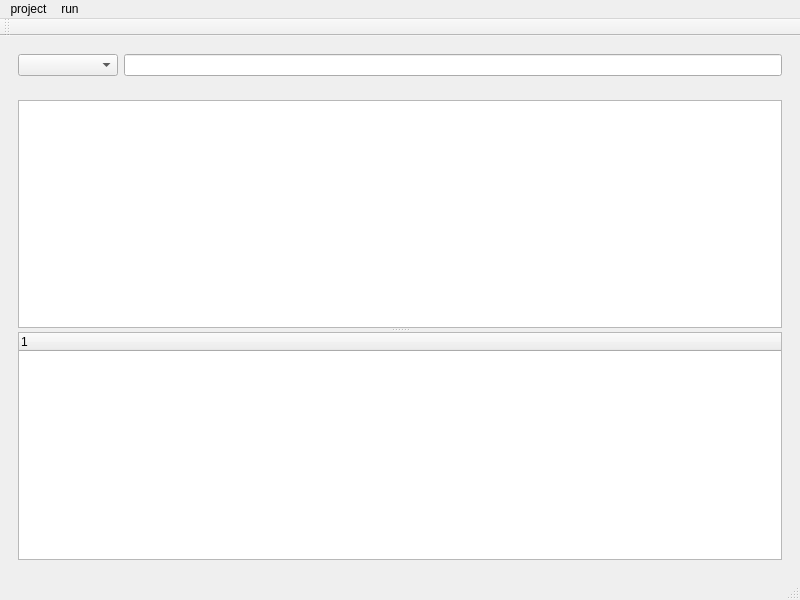
<?xml version="1.0" encoding="UTF-8"?>
<ui version="4.0">
 <class>MainWindow</class>
 <widget class="QMainWindow" name="MainWindow">
  <property name="geometry">
   <rect>
    <x>0</x>
    <y>0</y>
    <width>800</width>
    <height>600</height>
   </rect>
  </property>
  <property name="windowTitle">
   <string>MainWindow</string>
  </property>
  <widget class="QWidget" name="centralwidget">
   <layout class="QVBoxLayout" name="verticalLayout_2">
    <item>
     <layout class="QHBoxLayout" name="horizontalLayout_2"/>
    </item>
    <item>
     <widget class="QWidget" name="widget" native="true">
      <layout class="QHBoxLayout" name="horizontalLayout">
       <item>
        <widget class="QComboBox" name="comboBox">
         <property name="minimumSize">
          <size>
           <width>100</width>
           <height>0</height>
          </size>
         </property>
        </widget>
       </item>
       <item>
        <widget class="QLineEdit" name="lineEdit"/>
       </item>
      </layout>
     </widget>
    </item>
    <item>
     <widget class="QWidget" name="widget_2" native="true">
      <layout class="QVBoxLayout" name="verticalLayout">
       <item>
        <widget class="QSplitter" name="splitter">
         <property name="orientation">
          <enum>Qt::Vertical</enum>
         </property>
         <widget class="QTableWidget" name="tableWidget"/>
         <widget class="QTreeWidget" name="treeWidget">
          <column>
           <property name="text">
            <string notr="true">1</string>
           </property>
          </column>
         </widget>
        </widget>
       </item>
      </layout>
     </widget>
    </item>
   </layout>
  </widget>
  <widget class="QMenuBar" name="menubar">
   <property name="geometry">
    <rect>
     <x>0</x>
     <y>0</y>
     <width>800</width>
     <height>23</height>
    </rect>
   </property>
   <widget class="QMenu" name="menuproject">
    <property name="title">
     <string>project</string>
    </property>
   </widget>
   <widget class="QMenu" name="menurun">
    <property name="title">
     <string>run</string>
    </property>
    <addaction name="actionrunandstop"/>
    <addaction name="actionclear"/>
   </widget>
   <addaction name="menuproject"/>
   <addaction name="menurun"/>
  </widget>
  <widget class="QStatusBar" name="statusbar"/>
  <widget class="QToolBar" name="toolBar">
   <property name="windowTitle">
    <string>toolBar</string>
   </property>
   <attribute name="toolBarArea">
    <enum>TopToolBarArea</enum>
   </attribute>
   <attribute name="toolBarBreak">
    <bool>false</bool>
   </attribute>
  </widget>
  <action name="actionrunandstop">
   <property name="icon">
    <iconset resource="src.qrc">
     <normaloff>:/start.png</normaloff>:/start.png</iconset>
   </property>
   <property name="text">
    <string>runandstop</string>
   </property>
  </action>
  <action name="actionclear">
   <property name="icon">
    <iconset resource="src.qrc">
     <normaloff>:/empty.png</normaloff>:/empty.png</iconset>
   </property>
   <property name="text">
    <string>clear</string>
   </property>
  </action>
 </widget>
 <resources>
  <include location="src.qrc"/>
 </resources>
 <connections/>
</ui>
